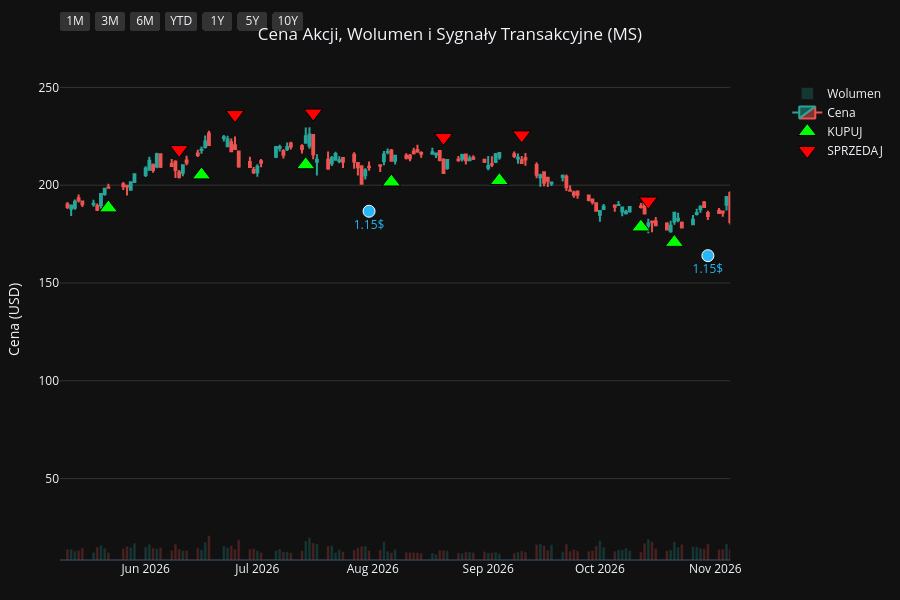
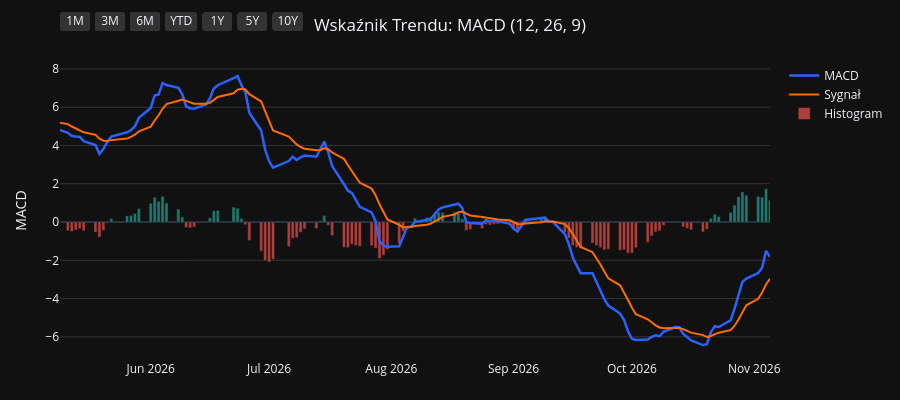
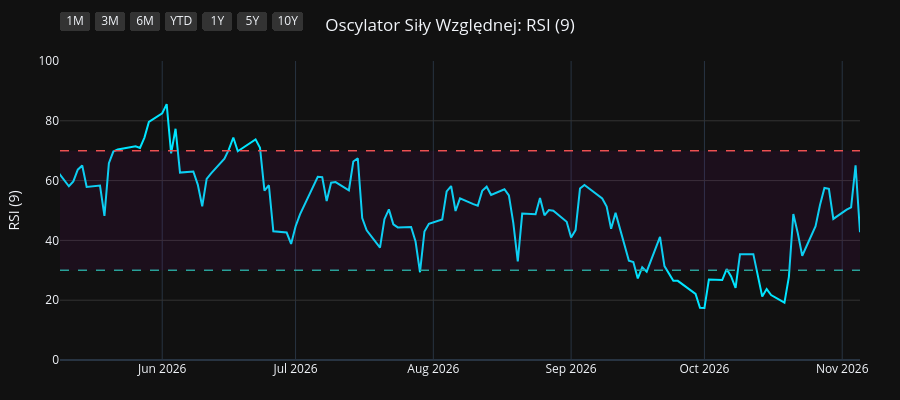
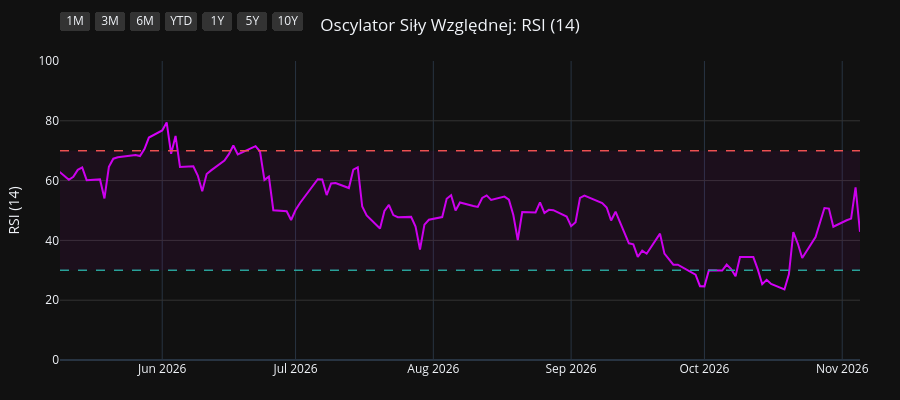

These figures' notebook cell, in order:
### Code cell
import os
import yfinance as yf
import pandas as pd
import pandas_ta as ta
import plotly.graph_objects as go
from plotly.subplots import make_subplots

# 1. Pobranie i przygotowanie danych
symbol = os.environ.get("STOCK_TICKER", "").strip().upper()
if not symbol:
    raise RuntimeError("Set STOCK_TICKER before running price_extractor.ipynb")
df = yf.Ticker(symbol).history(period="10y")
df.index = df.index.tz_localize(None)

# Wskaźniki i sygnały
df.ta.macd(fast=12, slow=26, signal=9, append=True)
df.ta.rsi(length=9, append=True)
df.ta.rsi(length=14, append=True)
df.ta.rsi(length=21, append=True)
df.dropna(inplace=True)

macd = df['MACD_12_26_9']
signal = df['MACDs_12_26_9']
wczorajszy_macd = macd.shift(1)
wczorajszy_signal = signal.shift(1)

df['Decyzja'] = 'BRAK'
df.loc[(macd > signal) & (wczorajszy_macd <= wczorajszy_signal), 'Decyzja'] = 'KUPUJ'
df.loc[(macd < signal) & (wczorajszy_macd >= wczorajszy_signal), 'Decyzja'] = 'SPRZEDAJ'

df_kupuj = df[df['Decyzja'] == 'KUPUJ']
df_sprzedaj = df[df['Decyzja'] == 'SPRZEDAJ']
df_dywidendy = df[df['Dividends'] > 0]
df_splity = df[df['Stock Splits'] > 0]

# Wspólna konfiguracja osi X
konfiguracja_osi_x = dict(
    type="date",
    showspikes=True, spikemode="across", spikesnap="cursor", spikedash="dot", spikecolor="#ffffff", spikethickness=1, hoverformat="%Y-%m-%d",
    rangeselector=dict(
        buttons=list([
            dict(count=1, label="1M", step="month", stepmode="backward"),
            dict(count=3, label="3M", step="month", stepmode="backward"),
            dict(count=6, label="6M", step="month", stepmode="backward"),
            dict(count=1, label="YTD", step="year", stepmode="todate"),
            dict(count=1, label="1Y", step="year", stepmode="backward"),
            dict(count=5, label="5Y", step="year", stepmode="backward"),
            dict(step="all", label="10Y")
        ]),
        bgcolor="#333333", activecolor="#2962ff", x=0, y=1.1
    )
)

# ==========================================
# WYKRES 1: CENA + WOLUMEN + SYGNAŁY
# ==========================================
fig1 = make_subplots(specs=[[{"secondary_y": True}]])

kolory_wolumenu = ['#26a69a' if row['Close'] >= row['Open'] else '#ef5350' for index, row in df.iterrows()]
fig1.add_trace(go.Bar(x=df.index, y=df['Volume'], marker_color=kolory_wolumenu, opacity=0.25, name='Wolumen'), secondary_y=True)
fig1.add_trace(go.Candlestick(x=df.index, open=df['Open'], high=df['High'], low=df['Low'], close=df['Close'], name='Cena', increasing_line_color='#26a69a', decreasing_line_color='#ef5350'), secondary_y=False)
fig1.add_trace(go.Scatter(x=df_kupuj.index, y=df_kupuj['Low'] * 0.95, customdata=df_kupuj[['Low', 'High']], mode='markers', marker=dict(symbol='triangle-up', size=16, color='#00ff00', line=dict(width=1, color='black')), name='KUPUJ', hovertemplate='KUPUJ<br>Najniższa: %{customdata[0]:.2f}<br>Najwyższa: %{customdata[1]:.2f}<extra></extra>'), secondary_y=False)
fig1.add_trace(go.Scatter(x=df_sprzedaj.index, y=df_sprzedaj['High'] * 1.05, customdata=df_sprzedaj[['Low', 'High']], mode='markers', marker=dict(symbol='triangle-down', size=16, color='#ff0000', line=dict(width=1, color='black')), name='SPRZEDAJ', hovertemplate='SPRZEDAJ<br>Najniższa: %{customdata[0]:.2f}<br>Najwyższa: %{customdata[1]:.2f}<extra></extra>'), secondary_y=False)

if not df_dywidendy.empty:
    fig1.add_trace(go.Scatter(x=df_dywidendy.index, y=df_dywidendy['Low'] * 0.90, mode='markers+text', marker=dict(symbol='circle', size=12, color='#29b6f6', line=dict(width=1, color='white')), text=df_dywidendy['Dividends'].apply(lambda x: f"{x}$"), textposition="bottom center", name='Dywidenda', showlegend=False, hovertemplate='Dywidenda: %{text}<extra></extra>', textfont=dict(color="#29b6f6")), secondary_y=False)
if not df_splity.empty:
                    fig1.add_trace(go.Scatter(x=df_splity.index, y=df_splity['High'], mode='markers+text', marker=dict(symbol='star', size=16, color='#ffee58', line=dict(width=1, color='black')), text=df_splity['Stock Splits'].apply(lambda x: f"{x:g}:1" if x >= 1 else f"1:{1 / x:g}"), textposition="top center", name='Split', hovertemplate='%{text}<extra></extra>', textfont=dict(color="#ffee58")), secondary_y=False)

fig1.update_layout(title=dict(text=f"Cena Akcji, Wolumen i Sygnały Transakcyjne ({symbol})", x=0.5, xanchor='center'), dragmode='pan', xaxis_rangeslider_visible=False, template='plotly_dark', height=600, hovermode='x unified', margin=dict(l=60, r=40, t=60, b=40))
fig1.update_xaxes(**konfiguracja_osi_x)
fig1.update_xaxes(range=[df.index.max() - pd.Timedelta(days=180), df.index.max()])
fig1.update_yaxes(title_text="Cena (USD)", secondary_y=False, gridcolor='#333333')
fig1.update_yaxes(range=[0, df['Volume'].max() * 4], showgrid=False, showticklabels=False, secondary_y=True)
fig1.show(config={'scrollZoom': True})

# ==========================================
# WYKRES 2: WSKAŹNIK MACD
# ==========================================
fig2 = go.Figure()
fig2.add_trace(go.Scatter(x=df.index, y=df['MACD_12_26_9'], line=dict(color='#2962ff', width=2.5), name='MACD'))
fig2.add_trace(go.Scatter(x=df.index, y=df['MACDs_12_26_9'], line=dict(color='#ff6d00', width=2), name='Sygnał'))
kolory_macd = ['#26a69a' if val >= 0 else '#ef5350' for val in df['MACDh_12_26_9']]
fig2.add_trace(go.Bar(x=df.index, y=df['MACDh_12_26_9'], marker_color=kolory_macd, name='Histogram', opacity=0.7))
fig2.update_layout(title=dict(text="Wskaźnik Trendu: MACD (12, 26, 9)", x=0.5, xanchor='center'), dragmode='pan', xaxis_rangeslider_visible=False, template='plotly_dark', height=400, hovermode='x unified', margin=dict(l=60, r=40, t=60, b=40))
fig2.update_xaxes(**konfiguracja_osi_x)
fig2.update_xaxes(range=[df.index.max() - pd.Timedelta(days=180), df.index.max()])
fig2.update_yaxes(title_text="MACD", gridcolor='#333333')
fig2.show(config={'scrollZoom': True})

# ==========================================
# WYKRES 3: OSCYLATOR RSI (9)
# ==========================================
fig3 = go.Figure()
fig3.add_trace(go.Scatter(x=df.index, y=df['RSI_9'], line=dict(color='#00e5ff', width=2), name='RSI (9)'))
fig3.add_hline(y=70, line_dash="dash", line_color="#ef5350", line_width=1.5)
fig3.add_hline(y=30, line_dash="dash", line_color="#26a69a", line_width=1.5)
fig3.add_hrect(y0=30, y1=70, line_width=0, fillcolor="purple", opacity=0.1)
fig3.update_layout(title=dict(text="Oscylator Siły Względnej: RSI (9)", x=0.5, xanchor='center'), dragmode='pan', xaxis_rangeslider_visible=False, template='plotly_dark', height=400, hovermode='x unified', margin=dict(l=60, r=40, t=60, b=40))
fig3.update_xaxes(**konfiguracja_osi_x)
fig3.update_xaxes(range=[df.index.max() - pd.Timedelta(days=180), df.index.max()])
fig3.update_yaxes(title_text="RSI (9)", range=[0, 100], gridcolor='#333333')
fig3.show(config={'scrollZoom': True})

# ==========================================
# WYKRES 4: OSCYLATOR RSI (14)
# ==========================================
fig4 = go.Figure()
fig4.add_trace(go.Scatter(x=df.index, y=df['RSI_14'], line=dict(color='#d500f9', width=2), name='RSI (14)'))
fig4.add_hline(y=70, line_dash="dash", line_color="#ef5350", line_width=1.5)
fig4.add_hline(y=30, line_dash="dash", line_color="#26a69a", line_width=1.5)
fig4.add_hrect(y0=30, y1=70, line_width=0, fillcolor="purple", opacity=0.1)
fig4.update_layout(title=dict(text="Oscylator Siły Względnej: RSI (14)", x=0.5, xanchor='center'), dragmode='pan', xaxis_rangeslider_visible=False, template='plotly_dark', height=400, hovermode='x unified', margin=dict(l=60, r=40, t=60, b=40))
fig4.update_xaxes(**konfiguracja_osi_x)
fig4.update_xaxes(range=[df.index.max() - pd.Timedelta(days=180), df.index.max()])
fig4.update_yaxes(title_text="RSI (14)", range=[0, 100], gridcolor='#333333')
fig4.show(config={'scrollZoom': True})

# ==========================================
# WYKRES 5: OSCYLATOR RSI (21)
# ==========================================
fig5 = go.Figure()
fig5.add_trace(go.Scatter(x=df.index, y=df['RSI_21'], line=dict(color='#64dd17', width=2), name='RSI (21)'))
fig5.add_hline(y=70, line_dash="dash", line_color="#ef5350", line_width=1.5)
fig5.add_hline(y=30, line_dash="dash", line_color="#26a69a", line_width=1.5)
fig5.add_hrect(y0=30, y1=70, line_width=0, fillcolor="purple", opacity=0.1)
fig5.update_layout(title=dict(text="Oscylator Siły Względnej: RSI (21)", x=0.5, xanchor='center'), dragmode='pan', xaxis_rangeslider_visible=False, template='plotly_dark', height=400, hovermode='x unified', margin=dict(l=60, r=40, t=60, b=40))
fig5.update_xaxes(**konfiguracja_osi_x)
fig5.update_xaxes(range=[df.index.max() - pd.Timedelta(days=180), df.index.max()])
fig5.update_yaxes(title_text="RSI (21)", range=[0, 100], gridcolor='#333333')
fig5.show(config={'scrollZoom': True})

### Figure 1 — Plotly figure (JSON) as saved in the notebook; plotly's stock layout.template omitted (floating-point values rounded to 4 significant figures; data arrays with more than 128 entries replaced by an {"elided": "..."} marker saying what was removed)
{"data": [{"marker": {"color": {"elided": "2480 str values"}}, "name": "Wolumen", "opacity": 0.25, "type": "bar", "x": {"elided": "2480 str values"}, "xaxis": "x", "y": {"elided": "2480 int values"}, "yaxis": "y2"}, {"close": {"elided": "2480 float values"}, "decreasing": {"line": {"color": "#ef5350"}}, "high": {"elided": "2480 float values"}, "increasing": {"line": {"color": "#26a69a"}}, "low": {"elided": "2480 float values"}, "name": "Cena", "open": {"elided": "2480 float values"}, "type": "candlestick", "x": {"elided": "2480 str values"}, "xaxis": "x", "yaxis": "y"}, {"customdata": {"elided": "96x2 float values"}, "hovertemplate": "KUPUJ<br>Najniższa: %{customdata[0]:.2f}<br>Najwyższa: %{customdata[1]:.2f}<extra></extra>", "marker": {"color": "#00ff00", "line": {"color": "black", "width": 1}, "size": 16, "symbol": "triangle-up"}, "mode": "markers", "name": "KUPUJ", "type": "scatter", "x": ["2017-02-06T00:00:00", "2017-04-19T00:00:00", "2017-05-15T00:00:00", "2017-05-26T00:00:00", "2017-06-01T00:00:00", "2017-07-05T00:00:00", "2017-07-20T00:00:00", "2017-09-13T00:00:00", "2017-10-20T00:00:00", "2017-11-28T00:00:00", "2018-01-11T00:00:00", "2018-02-23T00:00:00", "2018-03-06T00:00:00", "2018-04-18T00:00:00", "2018-05-08T00:00:00", "2018-07-10T00:00:00", "2018-08-27T00:00:00", "2018-09-19T00:00:00", "2018-10-18T00:00:00", "2018-10-31T00:00:00", "2018-11-28T00:00:00", "2018-12-28T00:00:00", "2019-02-20T00:00:00", "2019-03-13T00:00:00", "2019-04-02T00:00:00", "2019-06-07T00:00:00", "2019-08-27T00:00:00", "2019-10-15T00:00:00", "2019-12-17T00:00:00", "2020-01-02T00:00:00", "2020-01-10T00:00:00", "2020-02-11T00:00:00", "2020-03-26T00:00:00", "2020-05-07T00:00:00", "2020-05-19T00:00:00", "2020-07-14T00:00:00", "2020-08-12T00:00:00", "2020-08-27T00:00:00", "2020-10-06T00:00:00", "2020-11-04T00:00:00", "2020-12-23T00:00:00", "2021-01-06T00:00:00", "2021-02-09T00:00:00", "2021-04-15T00:00:00", "2021-04-26T00:00:00", "2021-07-01T00:00:00", "2021-07-12T00:00:00", "2021-07-20T00:00:00", "2021-10-15T00:00:00", "2021-11-24T00:00:00", "2021-12-06T00:00:00", "2021-12-23T00:00:00", "2022-01-28T00:00:00", "2022-03-16T00:00:00", "2022-04-18T00:00:00", "2022-05-04T00:00:00", "2022-05-17T00:00:00", "2022-05-23T00:00:00", "2022-06-28T00:00:00", "2022-10-21T00:00:00", "2023-01-09T00:00:00", "2023-03-31T00:00:00", "2023-05-26T00:00:00", "2023-07-13T00:00:00", "2023-09-01T00:00:00", "2023-10-17T00:00:00", "2023-11-02T00:00:00", "2024-02-23T00:00:00", "2024-04-23T00:00:00", "2024-07-01T00:00:00", "2024-08-15T00:00:00", "2024-09-19T00:00:00", "2024-11-06T00:00:00", "2025-01-06T00:00:00", "2025-01-15T00:00:00", "2025-03-20T00:00:00", "2025-04-15T00:00:00", "2025-06-24T00:00:00", "2025-08-12T00:00:00", "2025-08-25T00:00:00", "2025-09-09T00:00:00", "2025-10-20T00:00:00", "2025-10-24T00:00:00", "2025-11-11T00:00:00", "2025-11-28T00:00:00", "2025-12-24T00:00:00", "2026-01-05T00:00:00", "2026-01-16T00:00:00", "2026-03-20T00:00:00", "2026-05-22T00:00:00", "2026-06-16T00:00:00", "2026-07-14T00:00:00", "2026-08-06T00:00:00", "2026-09-04T00:00:00", "2026-10-12T00:00:00", "2026-10-21T00:00:00"], "xaxis": "x", "y": [31.79, 30.22, 30.97, 30.71, 30.21, 32.95, 33.53, 33.14, 36.53, 35.76, 39.34, 40.41, 40.68, 38.86, 38.65, 35.4, 35.93, 35.53, 33.95, 33.7, 32.63, 29.09, 31.62, 31.75, 32.51, 32.24, 30.1, 31.98, 39.03, 39.34, 39.92, 43.1, 25.79, 29.48, 30.67, 38.18, 40.81, 40.63, 37.32, 40.0, 53.04, 55.88, 58.4, 63.56, 64.78, 72.78, 71.75, 71.15, 82.02, 81.17, 80.11, 80.09, 80.14, 71.85, 68.85, 69.12, 66.97, 65.96, 64.27, 63.36, 73.37, 72.91, 70.69, 73.18, 73.46, 67.17, 62.47, 75.68, 81.14, 86.58, 89.79, 89.22, 115.4, 115.3, 116.1, 108.1, 100.1, 123.8, 133.7, 136.3, 137.0, 147.3, 148.2, 153.1, 155.8, 166.8, 169.1, 175.6, 146.9, 188.4, 205.3, 210.4, 201.6, 202.4, 178.6, 170.8], "yaxis": "y"}, {"customdata": {"elided": "95x2 float values"}, "hovertemplate": "SPRZEDAJ<br>Najniższa: %{customdata[0]:.2f}<br>Najwyższa: %{customdata[1]:.2f}<extra></extra>", "marker": {"color": "#ff0000", "line": {"color": "black", "width": 1}, "size": 16, "symbol": "triangle-down"}, "mode": "markers", "name": "SPRZEDAJ", "type": "scatter", "x": ["2017-02-27T00:00:00", "2017-05-12T00:00:00", "2017-05-17T00:00:00", "2017-05-31T00:00:00", "2017-06-23T00:00:00", "2017-07-12T00:00:00", "2017-08-10T00:00:00", "2017-10-12T00:00:00", "2017-10-31T00:00:00", "2017-12-20T00:00:00", "2018-02-02T00:00:00", "2018-03-02T00:00:00", "2018-03-20T00:00:00", "2018-04-25T00:00:00", "2018-05-25T00:00:00", "2018-08-09T00:00:00", "2018-09-06T00:00:00", "2018-09-27T00:00:00", "2018-10-24T00:00:00", "2018-11-14T00:00:00", "2018-12-06T00:00:00", "2019-02-01T00:00:00", "2019-03-06T00:00:00", "2019-03-25T00:00:00", "2019-05-03T00:00:00", "2019-08-01T00:00:00", "2019-09-24T00:00:00", "2019-11-15T00:00:00", "2019-12-20T00:00:00", "2020-01-03T00:00:00", "2020-01-27T00:00:00", "2020-02-20T00:00:00", "2020-05-06T00:00:00", "2020-05-13T00:00:00", "2020-06-12T00:00:00", "2020-07-23T00:00:00", "2020-08-19T00:00:00", "2020-09-08T00:00:00", "2020-10-27T00:00:00", "2020-12-09T00:00:00", "2020-12-30T00:00:00", "2021-01-20T00:00:00", "2021-03-19T00:00:00", "2021-04-16T00:00:00", "2021-06-10T00:00:00", "2021-07-08T00:00:00", "2021-07-19T00:00:00", "2021-08-19T00:00:00", "2021-11-05T00:00:00", "2021-11-26T00:00:00", "2021-12-17T00:00:00", "2022-01-14T00:00:00", "2022-02-16T00:00:00", "2022-04-01T00:00:00", "2022-04-27T00:00:00", "2022-05-10T00:00:00", "2022-05-20T00:00:00", "2022-06-10T00:00:00", "2022-08-22T00:00:00", "2022-12-05T00:00:00", "2023-02-09T00:00:00", "2023-05-03T00:00:00", "2023-06-23T00:00:00", "2023-08-02T00:00:00", "2023-09-22T00:00:00", "2023-10-18T00:00:00", "2024-01-03T00:00:00", "2024-04-10T00:00:00", "2024-05-24T00:00:00", "2024-07-23T00:00:00", "2024-09-05T00:00:00", "2024-10-30T00:00:00", "2024-11-22T00:00:00", "2025-01-10T00:00:00", "2025-02-10T00:00:00", "2025-04-03T00:00:00", "2025-05-23T00:00:00", "2025-07-11T00:00:00", "2025-08-19T00:00:00", "2025-09-05T00:00:00", "2025-09-30T00:00:00", "2025-10-22T00:00:00", "2025-11-07T00:00:00", "2025-11-14T00:00:00", "2025-12-18T00:00:00", "2025-12-29T00:00:00", "2026-01-13T00:00:00", "2026-01-20T00:00:00", "2026-05-01T00:00:00", "2026-06-10T00:00:00", "2026-06-25T00:00:00", "2026-07-16T00:00:00", "2026-08-20T00:00:00", "2026-09-10T00:00:00", "2026-10-14T00:00:00"], "xaxis": "x", "y": [36.64, 34.19, 34.69, 33.74, 35.77, 36.25, 38.16, 39.73, 40.97, 43.21, 46.48, 44.52, 46.96, 42.9, 43.89, 41.21, 40.04, 39.5, 36.74, 38.6, 35.28, 35.54, 35.0, 34.87, 40.58, 37.73, 36.92, 41.77, 43.71, 43.72, 45.62, 47.48, 33.33, 33.03, 40.51, 44.22, 45.21, 45.43, 43.69, 57.27, 59.69, 68.06, 73.56, 71.86, 83.03, 78.32, 79.24, 89.67, 91.39, 87.97, 89.19, 90.04, 92.99, 79.89, 75.51, 75.23, 73.92, 72.55, 81.64, 85.09, 93.33, 82.24, 79.16, 85.82, 81.14, 73.37, 89.81, 90.39, 98.12, 102.3, 100.4, 118.2, 135.5, 126.3, 141.1, 112.0, 128.3, 144.4, 147.9, 155.0, 165.6, 163.0, 166.9, 169.2, 181.8, 186.6, 192.0, 191.7, 200.8, 218.2, 236.1, 236.9, 224.5, 225.7, 191.9], "yaxis": "y"}, {"hovertemplate": "Dywidenda: %{text}<extra></extra>", "marker": {"color": "#29b6f6", "line": {"color": "white", "width": 1}, "size": 12, "symbol": "circle"}, "mode": "markers+text", "name": "Dywidenda", "showlegend": false, "text": ["0.2$", "0.2$", "0.25$", "0.25$", "0.25$", "0.25$", "0.3$", "0.3$", "0.3$", "0.3$", "0.35$", "0.35$", "0.35$", "0.35$", "0.35$", "0.35$", "0.35$", "0.35$", "0.7$", "0.7$", "0.7$", "0.7$", "0.775$", "0.775$", "0.775$", "0.775$", "0.85$", "0.85$", "0.85$", "0.85$", "0.925$", "0.925$", "0.925$", "0.925$", "1.0$", "1.0$", "1.0$", "1.0$", "1.15$", "1.15$"], "textfont": {"color": "#29b6f6"}, "textposition": "bottom center", "type": "scatter", "x": ["2017-01-27T00:00:00", "2017-04-27T00:00:00", "2017-07-27T00:00:00", "2017-10-30T00:00:00", "2018-01-30T00:00:00", "2018-04-27T00:00:00", "2018-07-30T00:00:00", "2018-10-30T00:00:00", "2019-01-30T00:00:00", "2019-04-29T00:00:00", "2019-07-30T00:00:00", "2019-10-30T00:00:00", "2020-01-30T00:00:00", "2020-04-29T00:00:00", "2020-07-30T00:00:00", "2020-10-29T00:00:00", "2021-01-28T00:00:00", "2021-04-29T00:00:00", "2021-07-29T00:00:00", "2021-10-28T00:00:00", "2022-01-28T00:00:00", "2022-04-28T00:00:00", "2022-07-28T00:00:00", "2022-10-28T00:00:00", "2023-01-30T00:00:00", "2023-04-28T00:00:00", "2023-07-28T00:00:00", "2023-10-30T00:00:00", "2024-01-30T00:00:00", "2024-04-29T00:00:00", "2024-07-31T00:00:00", "2024-10-31T00:00:00", "2025-01-31T00:00:00", "2025-04-30T00:00:00", "2025-07-31T00:00:00", "2025-10-31T00:00:00", "2026-01-30T00:00:00", "2026-04-30T00:00:00", "2026-07-31T00:00:00", "2026-10-30T00:00:00"], "xaxis": "x", "y": [29.72, 29.74, 32.13, 34.6, 39.33, 36.19, 35.45, 30.83, 29.99, 34.25, 31.93, 33.38, 38.42, 29.99, 36.16, 34.92, 51.77, 62.2, 72.88, 77.43, 75.92, 63.67, 63.71, 63.23, 76.09, 72.09, 74.33, 57.34, 72.37, 76.88, 86.85, 99.05, 118.7, 97.32, 124.2, 143.4, 159.3, 164.5, 186.7, 164.0], "yaxis": "y"}], "layout": {"dragmode": "pan", "height": 600, "hovermode": "x unified", "margin": {"b": 40, "l": 60, "r": 40, "t": 60}, "title": {"text": "Cena Akcji, Wolumen i Sygnały Transakcyjne (MS)", "x": 0.5, "xanchor": "center"}, "xaxis": {"anchor": "y", "domain": [0.0, 0.94], "hoverformat": "%Y-%m-%d", "range": ["2026-05-09T00:00:00", "2026-11-05T00:00:00"], "rangeselector": {"activecolor": "#2962ff", "bgcolor": "#333333", "buttons": [{"count": 1, "label": "1M", "step": "month", "stepmode": "backward"}, {"count": 3, "label": "3M", "step": "month", "stepmode": "backward"}, {"count": 6, "label": "6M", "step": "month", "stepmode": "backward"}, {"count": 1, "label": "YTD", "step": "year", "stepmode": "todate"}, {"count": 1, "label": "1Y", "step": "year", "stepmode": "backward"}, {"count": 5, "label": "5Y", "step": "year", "stepmode": "backward"}, {"label": "10Y", "step": "all"}], "x": 0, "y": 1.1}, "rangeslider": {"visible": false}, "showspikes": true, "spikecolor": "#ffffff", "spikedash": "dot", "spikemode": "across", "spikesnap": "cursor", "spikethickness": 1, "type": "date"}, "yaxis": {"anchor": "x", "domain": [0.0, 1.0], "gridcolor": "#333333", "title": {"text": "Cena (USD)"}}, "yaxis2": {"anchor": "x", "overlaying": "y", "range": [0, 234134000], "showgrid": false, "showticklabels": false, "side": "right"}}}

### Figure 2 — Plotly figure (JSON) as saved in the notebook; plotly's stock layout.template omitted (floating-point values rounded to 4 significant figures; data arrays with more than 128 entries replaced by an {"elided": "..."} marker saying what was removed)
{"data": [{"line": {"color": "#2962ff", "width": 2.5}, "name": "MACD", "type": "scatter", "x": {"elided": "2480 str values"}, "y": {"elided": "2480 float values"}}, {"line": {"color": "#ff6d00", "width": 2}, "name": "Sygnał", "type": "scatter", "x": {"elided": "2480 str values"}, "y": {"elided": "2480 float values"}}, {"marker": {"color": {"elided": "2480 str values"}}, "name": "Histogram", "opacity": 0.7, "type": "bar", "x": {"elided": "2480 str values"}, "y": {"elided": "2480 float values"}}], "layout": {"dragmode": "pan", "height": 400, "hovermode": "x unified", "margin": {"b": 40, "l": 60, "r": 40, "t": 60}, "title": {"text": "Wskaźnik Trendu: MACD (12, 26, 9)", "x": 0.5, "xanchor": "center"}, "xaxis": {"hoverformat": "%Y-%m-%d", "range": ["2026-05-09T00:00:00", "2026-11-05T00:00:00"], "rangeselector": {"activecolor": "#2962ff", "bgcolor": "#333333", "buttons": [{"count": 1, "label": "1M", "step": "month", "stepmode": "backward"}, {"count": 3, "label": "3M", "step": "month", "stepmode": "backward"}, {"count": 6, "label": "6M", "step": "month", "stepmode": "backward"}, {"count": 1, "label": "YTD", "step": "year", "stepmode": "todate"}, {"count": 1, "label": "1Y", "step": "year", "stepmode": "backward"}, {"count": 5, "label": "5Y", "step": "year", "stepmode": "backward"}, {"label": "10Y", "step": "all"}], "x": 0, "y": 1.1}, "rangeslider": {"visible": false}, "showspikes": true, "spikecolor": "#ffffff", "spikedash": "dot", "spikemode": "across", "spikesnap": "cursor", "spikethickness": 1, "type": "date"}, "yaxis": {"gridcolor": "#333333", "title": {"text": "MACD"}}}}

### Figure 3 — Plotly figure (JSON) as saved in the notebook; plotly's stock layout.template omitted (floating-point values rounded to 4 significant figures; data arrays with more than 128 entries replaced by an {"elided": "..."} marker saying what was removed)
{"data": [{"line": {"color": "#00e5ff", "width": 2}, "name": "RSI (9)", "type": "scatter", "x": {"elided": "2480 str values"}, "y": {"elided": "2480 float values"}}], "layout": {"dragmode": "pan", "height": 400, "hovermode": "x unified", "margin": {"b": 40, "l": 60, "r": 40, "t": 60}, "shapes": [{"line": {"color": "#ef5350", "dash": "dash", "width": 1.5}, "type": "line", "x0": 0, "x1": 1, "xref": "x domain", "y0": 70, "y1": 70, "yref": "y"}, {"line": {"color": "#26a69a", "dash": "dash", "width": 1.5}, "type": "line", "x0": 0, "x1": 1, "xref": "x domain", "y0": 30, "y1": 30, "yref": "y"}, {"fillcolor": "purple", "line": {"width": 0}, "opacity": 0.1, "type": "rect", "x0": 0, "x1": 1, "xref": "x domain", "y0": 30, "y1": 70, "yref": "y"}], "title": {"text": "Oscylator Siły Względnej: RSI (9)", "x": 0.5, "xanchor": "center"}, "xaxis": {"hoverformat": "%Y-%m-%d", "range": ["2026-05-09T00:00:00", "2026-11-05T00:00:00"], "rangeselector": {"activecolor": "#2962ff", "bgcolor": "#333333", "buttons": [{"count": 1, "label": "1M", "step": "month", "stepmode": "backward"}, {"count": 3, "label": "3M", "step": "month", "stepmode": "backward"}, {"count": 6, "label": "6M", "step": "month", "stepmode": "backward"}, {"count": 1, "label": "YTD", "step": "year", "stepmode": "todate"}, {"count": 1, "label": "1Y", "step": "year", "stepmode": "backward"}, {"count": 5, "label": "5Y", "step": "year", "stepmode": "backward"}, {"label": "10Y", "step": "all"}], "x": 0, "y": 1.1}, "rangeslider": {"visible": false}, "showspikes": true, "spikecolor": "#ffffff", "spikedash": "dot", "spikemode": "across", "spikesnap": "cursor", "spikethickness": 1, "type": "date"}, "yaxis": {"gridcolor": "#333333", "range": [0, 100], "title": {"text": "RSI (9)"}}}}

### Figure 4 — Plotly figure (JSON) as saved in the notebook; plotly's stock layout.template omitted (floating-point values rounded to 4 significant figures; data arrays with more than 128 entries replaced by an {"elided": "..."} marker saying what was removed)
{"data": [{"line": {"color": "#d500f9", "width": 2}, "name": "RSI (14)", "type": "scatter", "x": {"elided": "2480 str values"}, "y": {"elided": "2480 float values"}}], "layout": {"dragmode": "pan", "height": 400, "hovermode": "x unified", "margin": {"b": 40, "l": 60, "r": 40, "t": 60}, "shapes": [{"line": {"color": "#ef5350", "dash": "dash", "width": 1.5}, "type": "line", "x0": 0, "x1": 1, "xref": "x domain", "y0": 70, "y1": 70, "yref": "y"}, {"line": {"color": "#26a69a", "dash": "dash", "width": 1.5}, "type": "line", "x0": 0, "x1": 1, "xref": "x domain", "y0": 30, "y1": 30, "yref": "y"}, {"fillcolor": "purple", "line": {"width": 0}, "opacity": 0.1, "type": "rect", "x0": 0, "x1": 1, "xref": "x domain", "y0": 30, "y1": 70, "yref": "y"}], "title": {"text": "Oscylator Siły Względnej: RSI (14)", "x": 0.5, "xanchor": "center"}, "xaxis": {"hoverformat": "%Y-%m-%d", "range": ["2026-05-09T00:00:00", "2026-11-05T00:00:00"], "rangeselector": {"activecolor": "#2962ff", "bgcolor": "#333333", "buttons": [{"count": 1, "label": "1M", "step": "month", "stepmode": "backward"}, {"count": 3, "label": "3M", "step": "month", "stepmode": "backward"}, {"count": 6, "label": "6M", "step": "month", "stepmode": "backward"}, {"count": 1, "label": "YTD", "step": "year", "stepmode": "todate"}, {"count": 1, "label": "1Y", "step": "year", "stepmode": "backward"}, {"count": 5, "label": "5Y", "step": "year", "stepmode": "backward"}, {"label": "10Y", "step": "all"}], "x": 0, "y": 1.1}, "rangeslider": {"visible": false}, "showspikes": true, "spikecolor": "#ffffff", "spikedash": "dot", "spikemode": "across", "spikesnap": "cursor", "spikethickness": 1, "type": "date"}, "yaxis": {"gridcolor": "#333333", "range": [0, 100], "title": {"text": "RSI (14)"}}}}
